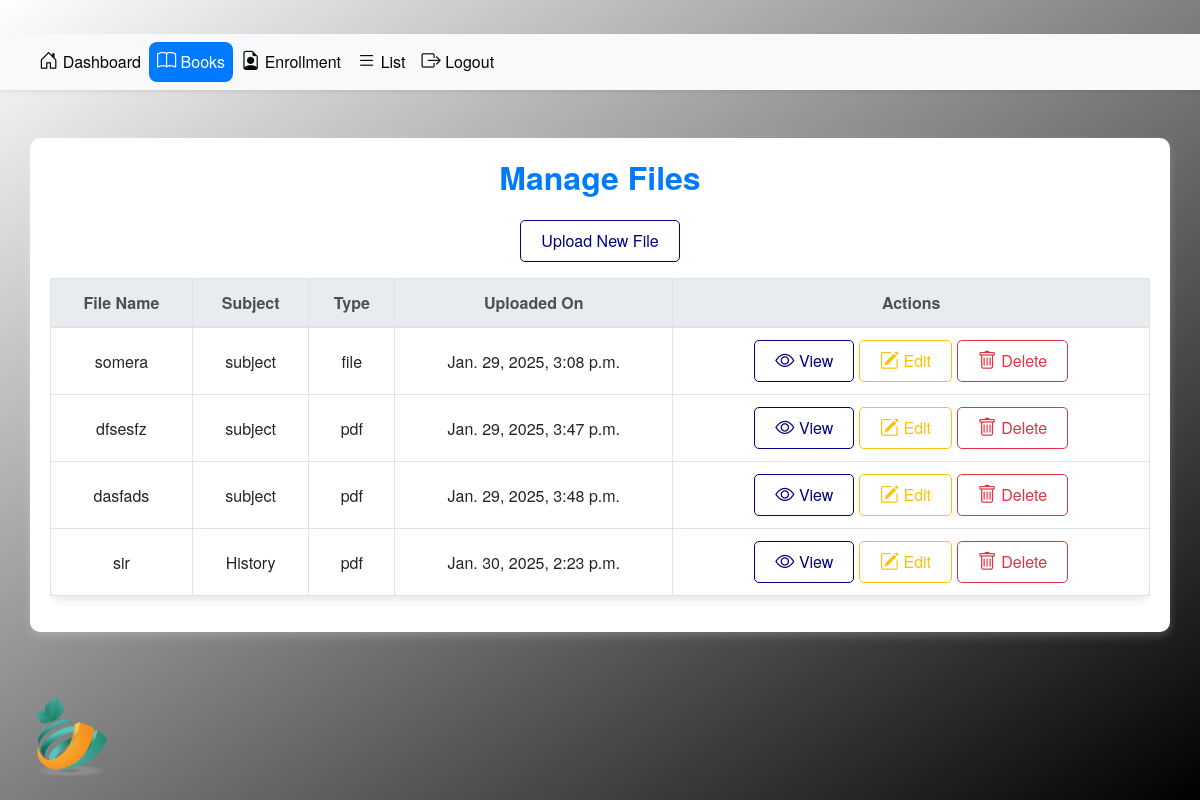
The page /files/ on the database as committed earlier.
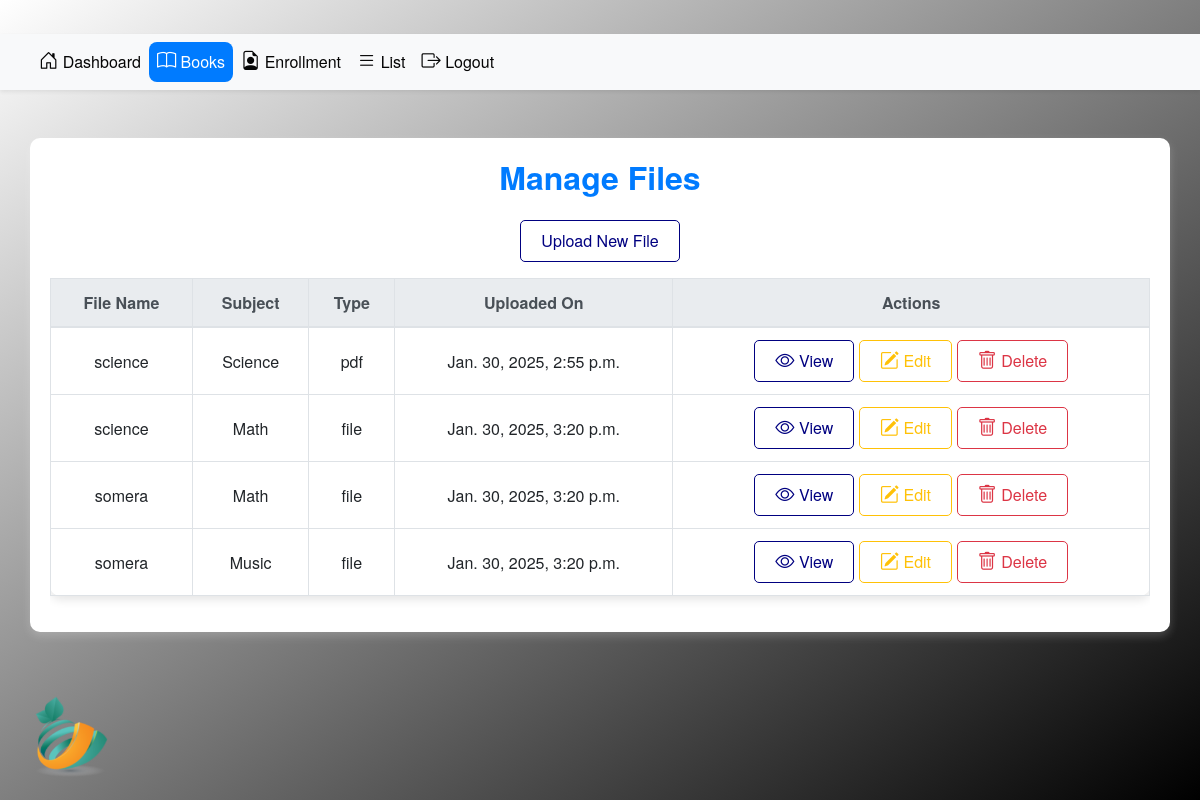
The same page on the database as committed later.
### app/models.py (models this page shows, shortened)
class Files(models.Model):
    FILE_TYPES = [
        ('pdf', 'PDF'),
        ('book', 'Book'),
        ('file', 'File'),
    ]
    SUBJECT_CHOICES = [
        ('Math', 'Mathematics'),
        ('Science', 'Science'),
        ('English', 'English'),
        ('History', 'History'),
        ('IT', 'Information Technology'),
        ('PE', 'Physical Education'),
        ('Arts', 'Arts'),
        ('Music', 'Music'),
    ]
    name = models.CharField(max_length=255)
    subject = models.CharField(max_length=50, choices=SUBJECT_CHOICES, default='Math')
    file = models.FileField(upload_to='files/')
    file_type = models.CharField(max_length=10, choices=FILE_TYPES)
    uploaded_on = models.DateTimeField(auto_now_add=True)

### app/views.py (the view)
# urls.py: path('files/', FilesListView.as_view(), name='files'),
class FilesListView(ListView):
    model = Files
    def get_queryset(self):
        return Files.objects.all()

### app/templates/app/files_list.html (shortened to what this page needs)
{% load static %}
{% block content %}
<head>
    <link href="https://cdn.jsdelivr.net/npm/bootstrap-icons/font/bootstrap-icons.css" rel="stylesheet">
    <link href="https://stackpath.bootstrapcdn.com/bootstrap/4.5.2/css/bootstrap.min.css" rel="stylesheet">
    <link href="{% static 'css/base.css' %}" rel="stylesheet">
</head>
<div class="text-center my-4">
    <img class="mylogo img-fluid" src="{% static 'images/logo.png' %}" alt="Logo">
</div>
{% include 'app/adminbar.html' %}
<div class="container my-5">
    <h2 class="section-title text-primary text-center mb-4">Manage Files</h2>
    <div class="mb-3 text-center">
        <a href="{% url 'files_create' %}" class="btn btn-outline-primary btn-sm">Upload New File</a>
    </div>
    <div class="table-responsive">
        <table class="table table-bordered">
            <thead class="thead-light">
                <tr>
                    <th>File Name</th>
                    <th>Subject</th>
                    <th>Type</th>
                    <th>Uploaded On</th>
                    <th>Actions</th>
                </tr>
            </thead>
            <tbody>
                {% for file in files_list %}
                <tr>
                    <td>{{ file.name }}</td>
                    <td>{{ file.subject }}</td>
                    <td>{{ file.file_type }}</td>
                    <td>{{ file.uploaded_on }}</td>
                    <td>
                        <a href="{% url 'files_detail' file.pk %}" class="btn btn-outline-primary btn-sm">
                            <i class="bi bi-eye"></i> View
                        </a>
                        <a href="{% url 'files_update' file.pk %}" class="btn btn-outline-warning btn-sm">
                            <i class="bi bi-pencil-square"></i> Edit
                        </a>
                        <a href="{% url 'files_delete' file.pk %}" class="btn btn-outline-danger btn-sm">
                            <i class="bi bi-trash"></i> Delete
                        </a>
                    </td>
                </tr>
                {% empty %}
                <tr>
                    <td colspan="5" class="text-center">No files available.</td>
                </tr>
                {% endfor %}
            </tbody>
        </table>
    </div>
</div>
{% endblock content %}

### app/templates/app/adminbar.html (shortened to what this page needs)
<nav class="navbar navbar-expand-lg navbar-light bg-light shadow-sm mb-4">
    <div class="container-fluid">
        <div class="collapse navbar-collapse" id="navbarNav">
            <ul class="navbar-nav ms-auto">
                <li class="nav-item {% if request.path == '/dashboard/' %}active{% endif %}">
                    <a class="nav-link" href="{% url 'dashboard' %}">
                        <i class="bi bi-house-door"></i> Dashboard
                    </a>
                </li>
                <li class="nav-item {% if request.path == '/files/' %}active{% endif %}">
                    <a class="nav-link" href="{% url 'files' %}">
                        <i class="bi bi-book"></i> Books
                    </a>
                </li>
                <li class="nav-item {% if request.path == '/admission/' %}active{% endif %}">
                    <a class="nav-link" href="{% url 'admission' %}">
                        <i class="bi bi-file-earmark-person"></i> Enrollment
                    </a>
                </li>
                <li class="nav-item {% if request.path == '/list/' %}active{% endif %}">
                    <a class="nav-link" href="{% url 'list' %}">
                        <i class="bi bi-list"></i> List
                    </a>
                </li>
                <li class="nav-item {% if request.path == '/home/' %}active{% endif %}">
                    <a class="nav-link" href="{% url 'home' %}">
                        <i class="bi bi-box-arrow-right"></i> Logout
                    </a>
                </li>
            </ul>
        </div>
    </div>
</nav>

### static/css/base.css (style rules this page uses)
.navbar { background: #1e293b; box-shadow: 0 4px 6px rgb(0, 0, 0); z-index: 1030; }
.navbar a { color: #050505 !important; }
.navbar-nav .nav-item.active .nav-link { background-color: #007bff; color: white !important; border-radius: 8px; }
.section-title { color: #ffffff; font-weight: bold; font-size: 1.5rem; margin-bottom: 15px; }
.container { background-color: rgb(255, 255, 255); border-radius: 10px; box-shadow: 0 4px 10px rgba(255, 255, 255, 0.2); padding: 20px; margin-top: 20px; }
.mylogo { width: 100px; height: auto; position: fixed; bottom: 20px; left: 20px; z-index: 999; }
.btn-outline-primary { font-size: 1rem; font-weight: 500; }
.bi { font-size: 1.2rem; }
.btn-outline-primary { font-weight: 500; }
.btn { border-radius: 8px; }
.navbar { z-index: 1030; }
.section-title { font-weight: 600; font-size: 1.5rem; color: navy; }
.table { font-size: 1rem; border-radius: 10px; box-shadow: 0px 4px 10px rgba(0, 0, 0, 0.1); }
.table th, .table td { padding: 15px; text-align: center; }
.btn { border-radius: 8px; font-weight: 500; }
.btn-outline-primary { border-color: navy; color: navy; }

### app/templates/app/files_list.html (style rules this page uses)
.section-title { font-weight: 600; font-size: 2rem; color: #2a3d66; }
.table { border-collapse: collapse; }
.table th, .table td { padding: 12px; text-align: center; vertical-align: middle; }
.table-bordered { border: 1px solid #ddd; }
.thead-light { background-color: #f8f9fa; }
.btn-sm { font-size: 1rem; padding: 8px 20px; border-radius: 5px; transition: transform 0.3s ease, background-color 0.3s ease; }

Rows that differ between the two databases and show on the page:
removed Files: name "somera", subject "subject", file_type "file", uploaded_on "Jan. 29, 2025, 3:08 p.m."
removed Files: name "dfsesfz", subject "subject", file_type "pdf", uploaded_on "Jan. 29, 2025, 3:47 p.m."
removed Files: name "dasfads", subject "subject", file_type "pdf", uploaded_on "Jan. 29, 2025, 3:48 p.m."
removed Files: name "sir", subject "History", file_type "pdf", uploaded_on "Jan. 30, 2025, 2:23 p.m."
added Files: name "science", subject "Science", file_type "pdf", uploaded_on "Jan. 30, 2025, 2:55 p.m."
added Files: name "science", subject "Math", file_type "file", uploaded_on "Jan. 30, 2025, 3:20 p.m."
added Files: name "somera", subject "Math", file_type "file", uploaded_on "Jan. 30, 2025, 3:20 p.m."
added Files: name "somera", subject "Music", file_type "file", uploaded_on "Jan. 30, 2025, 3:20 p.m."
